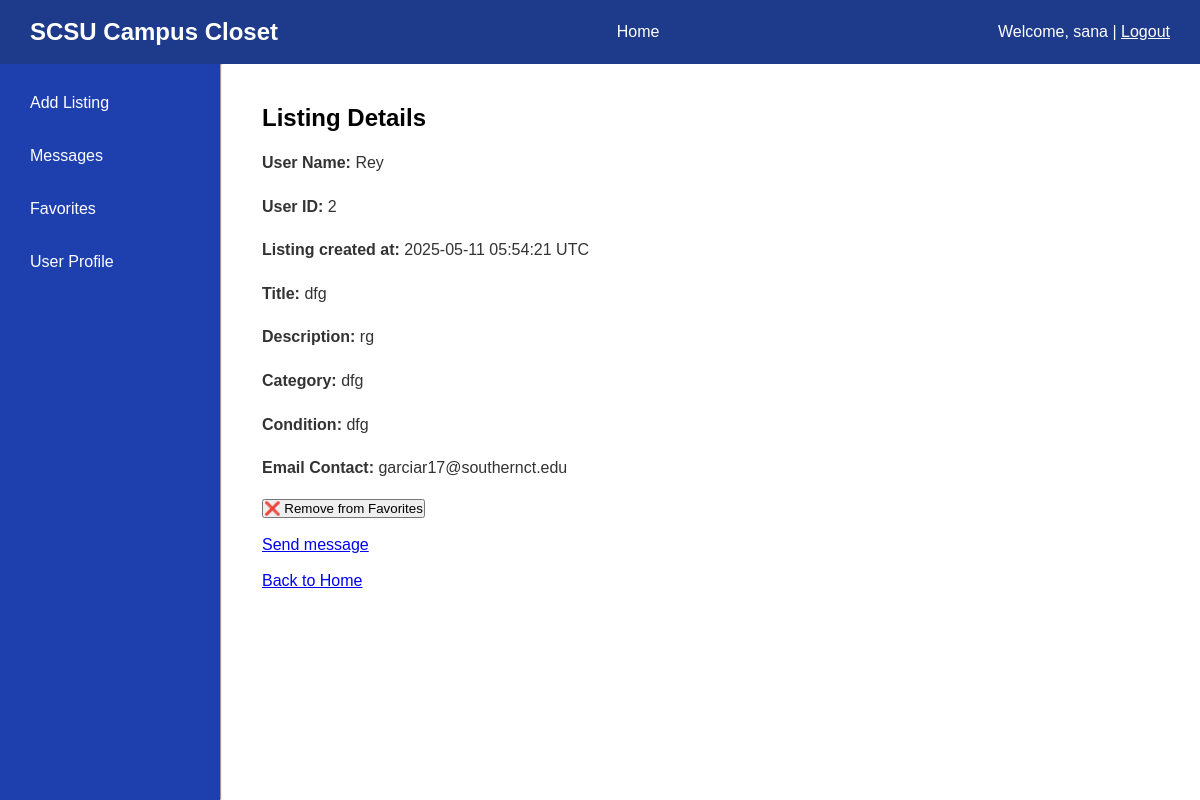
/view_listing/2 (signed in), run on the app's committed database.
### app/models.py (models this page shows)
class User(UserMixin, db.Model):
    __tablename__ = 'users'
    id = db.Column(db.Integer, primary_key=True)
    name = db.Column(db.String(100))
    email = db.Column(db.String(120), unique=True, nullable=False)
    password = db.Column(db.String(255), nullable=False)
    role = db.Column(db.String(50))
    major = db.Column(db.String(100))
    interests = db.Column(db.String(255))
    profile_picture = db.Column(db.String(255))
    listings = db.relationship('ItemListing', backref='user', lazy=True)
    favorites = db.relationship('Favorite', back_populates='user', cascade="all, delete-orphan")

class ItemListing(db.Model):
    __tablename__ = 'listings'
    listingID = db.Column(db.Integer, primary_key=True)
    userID = db.Column(db.Integer, db.ForeignKey('users.id'), nullable=False)
    userName = db.Column(db.String(100))
    title = db.Column(db.String(100))
    description = db.Column(db.Text)
    category = db.Column(db.String(50))
    condition = db.Column(db.String(50))
    imageURL = db.Column(db.String(255))
    created_at = db.Column(db.DateTime, nullable=False, default=lambda: datetime.now(timezone.utc))
    favorites = db.relationship('Favorite', backref = 'Favorites', lazy = True)

### app/routes.py (the view)
@bp.route('/view_listing/<int:listingID>')
def view_listing(listingID):
    listing = ItemListing.query.get_or_404(listingID)
    user = User.query.filter_by(id=listing.userID).first()
    favorited_ids = []
    if current_user.is_authenticated:
        favorited_ids = [f.listing_id for f in current_user.favorites]
    return render_template('view_listing.html', listing=listing, user=user, favorited_ids=favorited_ids)

### app/models.py (called while the page is built)
@login_manager.user_loader
def load_user(user_id):
    return User.query.get(int(user_id))

### app/templates/view_listing.html (shortened to what this page needs)
{% extends 'base.html' %}
{% block content %}
<div class="main-content">
    <h2>Listing Details</h2><br>
    <p><strong>User Name:</strong> {{ listing.userName }}</p><br>
    <p><strong>User ID:</strong> {{ listing.userID }}</p><br>
    <p><strong>Listing created at:</strong> {{ listing.created_at.strftime('%Y-%m-%d %H:%M:%S UTC') }}</p><br>
    <p><strong>Title:</strong> {{ listing.title }}</p><br>
    <p><strong>Description:</strong> {{ listing.description }}</p><br>
    <p><strong>Category:</strong> {{ listing.category }}</p><br>
    <p><strong>Condition:</strong> {{ listing.condition }}</p><br>
    <p><strong>Email Contact:</strong> {{ user.email }}</p><br>
    {% if current_user.is_authenticated %}
        {% set is_favorited = listing.listingID in favorited_ids %}
            {% if is_favorited %}
            <form action="{{ url_for('main.unfavorite_listing', listing_id=listing.listingID) }}" method="post">
                <button type="submit">❌ Remove from Favorites</button>
            </form>
            {% else %}
            <form action="{{ url_for('main.favorite_listing', listing_id=listing.listingID) }}" method="post">
                <button type="submit">⭐ Add to Favorites</button>
            </form>
            {% endif %}
            <br>
    {% endif %}
    {% if current_user.id != listing.userID %}
    <a href="{{ url_for('main.message_user', userID=listing.userID) }}">Send message</a><br><br>
    {% endif %}
    <a href="{{ url_for('main.home') }}">Back to Home</a>
</div>
{% endblock %}

### app/templates/base.html (shortened to what this page needs)
<!DOCTYPE html>
<html lang="en">
<head>
  <link rel="stylesheet" href="{{ url_for('static', filename='main.css') }}" />
</head>
<body>
    <nav class="navbar">
      <div class="logo">SCSU Campus Closet</div>
      <div class="nav-links">
          <a href="{{ url_for('main.home') }}">Home</a>
      </div>
      <div class="auth-buttons">
        {% if current_user.is_authenticated %}
          <p>Welcome, {{ current_user.name }} | <a style="color: white;" href="{{ url_for('main.logout') }}">Logout</a></p>
        {% else %}
          <button class="login-btn"><a href="{{ url_for('main.login') }}">Login</a></button>
          <button class="signup-btn"><a href="{{ url_for('main.signup') }}">Create Account</a></button>
        {% endif %}
      </div>
    </nav>
    {% block navbar %}
    <div class="content-wrapper">
      <aside class="sidebar-left">
          <a href="{{ url_for('main.create_item_listing') }}">Add Listing</a>
          <a href="{{ url_for('main.messages') }}">Messages</a>
          <a href="{{ url_for('main.view_favorites') }}">Favorites</a>
          <a href="#">User Profile</a>
      </aside>
      {% endblock %}
      <hr>
    {% block content %}{% endblock %}
</body>
</html>

### app/static/main.css (style rules this page uses)
* { box-sizing: border-box; margin: 0; padding: 0; }
body { font-family: Arial, sans-serif; background-color: #f4f8ff; display: flex; flex-direction: column; height: 100vh; }
.navbar { background-color: #1e3a8a; color: white; padding: 15px 30px; display: flex; justify-content: space-between; align-items: center; box-shadow: 0 2px 4px rgba(0, 0, 0, 0.1); }
.navbar .logo { font-size: 24px; font-weight: bold; }
.nav-links { display: flex; gap: 20px; }
.nav-links a { color: white; text-decoration: none; padding: 8px 12px; border-radius: 4px; transition: background 0.3s; }
.auth-buttons { display: flex; gap: 10px; }
.content-wrapper { display: flex; flex: 1; }
.sidebar-left { width: 220px; background-color: #1e40af; color: white; padding: 20px; display: flex; flex-direction: column; gap: 15px; }
.sidebar-left a { color: white; text-decoration: none; padding: 10px; border-radius: 5px; transition: background 0.3s; }
.main-content { flex: 1; padding: 40px; background-color: white; overflow-y: auto; }
.main-content p { line-height: 1.6; color: #333; }

### data on the page
User: name "sana"
ItemListing: userName "Rey", userID "2", created_at "2025-05-11 05:54:21 UTC", title "dfg", description "rg", category "dfg", condition "dfg"
User: email "garciar17@southernct.edu"
